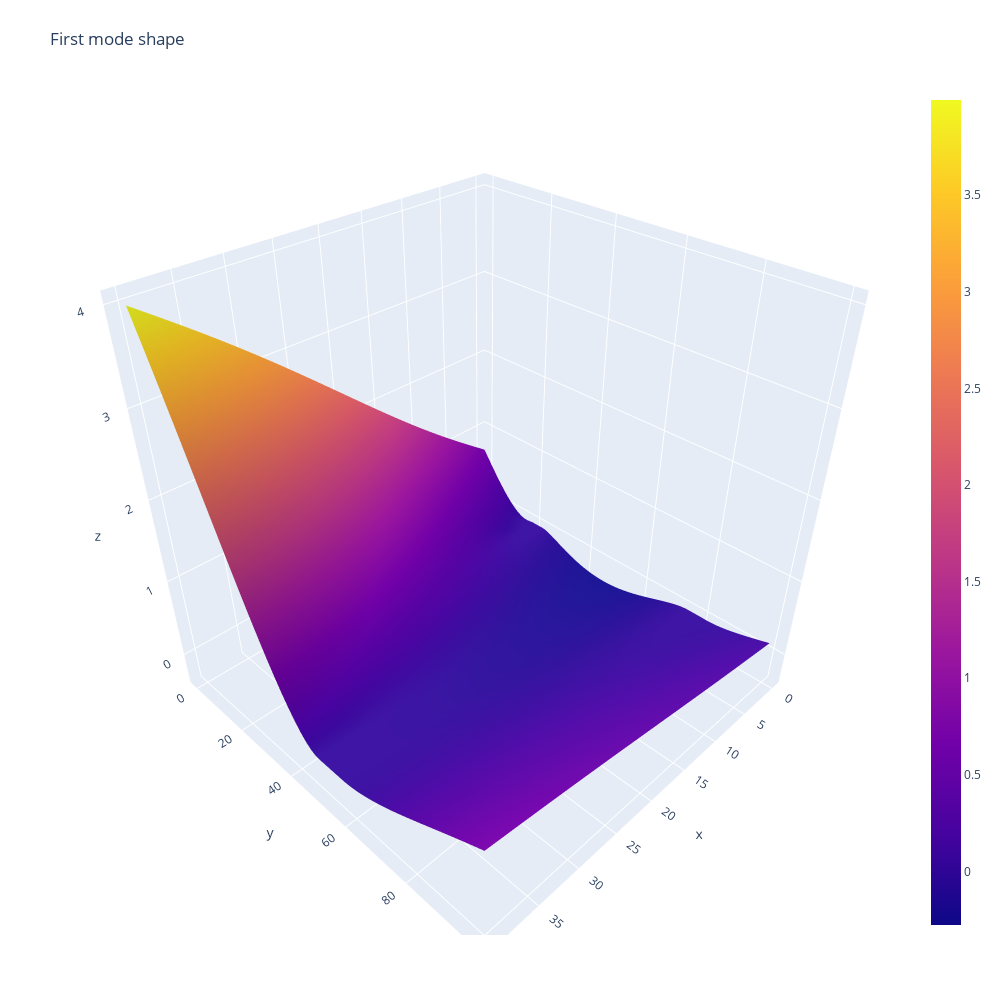

The code cell stored with this chart in its notebook:
### Code cell
z_data = pd.DataFrame(resultados[nElements]['V'][:,0].reshape((nNodesY, nNodesX)))

fig = go.Figure(data=[go.Surface(z=z_data.values)])

fig.update_layout(title='First mode shape', autosize=False,
                  width=1000, height=1000,
                  margin=dict(l=65, r=50, b=65, t=90))

fig.show()

### Figure 1 — Plotly figure (JSON) as saved in the notebook; plotly's stock layout.template omitted (floating-point values rounded to 4 significant figures; data arrays with more than 128 entries replaced by an {"elided": "..."} marker saying what was removed)
{"data": [{"type": "surface", "z": {"elided": "101x41 float values"}}], "layout": {"autosize": false, "height": 1000, "margin": {"b": 65, "l": 65, "r": 50, "t": 90}, "title": {"text": "First mode shape"}, "width": 1000}}
